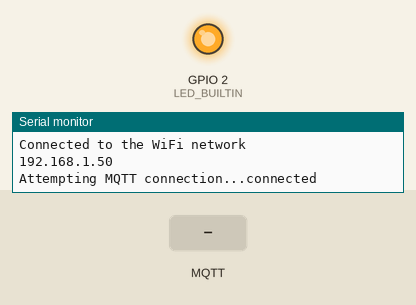
A program run on a simulated ESP8266 (NodeMCU). Shown: output pins drawn as LEDs (lit = HIGH, except the on-board LED, lit = LOW), the last lines printed to the serial monitor. The inputs (shaded band) are chosen by the test bench. WiFi joins after 1.5 s; servers stay silent unless stated; random numbers use the default seed unless the program sets one; no MQTT or app messages arrive unless stated.

Above: at 3.2 s.
3.3 s: MQTT message "1" arrives on the first subscribed topic
At 4.5 s:
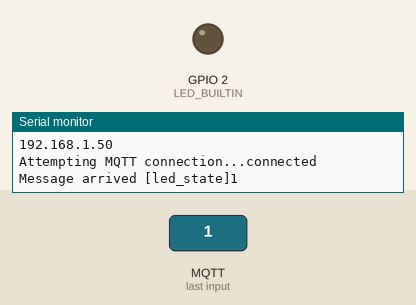
4.8 s: MQTT message "0" arrives on the first subscribed topic
At 5.7 s:
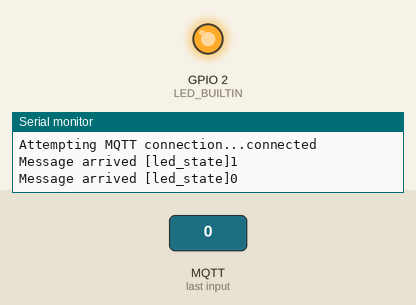
Timing chart, 0 to 7.8 s (numbered marks = the images above; inputs shaded):
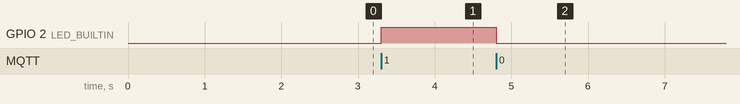

The program:

main.cpp
```cpp
#include <Arduino.h>
#include<PubSubClient.h>
#include <IRremoteESP8266.h>
#include <ESP8266WiFi.h>

#define LED_BUILTIN 2

String ssid = "***";
String password = "***";
String mqtt_server = "***";
int mqtt_port = 8883;
String mqtt_username = "****";
String mqtt_password = "******^U&";
const char* mqtt_topic = "led_state";


WiFiClientSecure espClient;

PubSubClient client(espClient);


// Root CA for secure connection (Public)
static const char *root_ca PROGMEM = R"EOF(
-----BEGIN CERTIFICATE-----
MIIFazCCA1OgAwIBAgIRAIIQz7DSQONZRGPgu2OCiwAwDQYJKoZIhvcNAQELBQAw
TzELMAkGA1UEBhMCVVMxKTAnBgNVBAoTIEludGVybmV0IFNlY3VyaXR5IFJlc2Vh
cmNoIEdyb3VwMRUwEwYDVQQDEwxJU1JHIFJvb3QgWDEwHhcNMTUwNjA0MTEwNDM4
WhcNMzUwNjA0MTEwNDM4WjBPMQswCQYDVQQGEwJVUzEpMCcGA1UEChMgSW50ZXJu
ZXQgU2VjdXJpdHkgUmVzZWFyY2ggR3JvdXAxFTATBgNVBAMTDElTUkcgUm9vdCBY
MTCCAiIwDQYJKoZIhvcNAQEBBQADggIPADCCAgoCggIBAK3oJHP0FDfzm54rVygc
h77ct984kIxuPOZXoHj3dcKi/vVqbvYATyjb3miGbESTtrFj/RQSa78f0uoxmyF+
0TM8ukj13Xnfs7j/EvEhmkvBioZxaUpmZmyPfjxwv60pIgbz5MDmgK7iS4+3mX6U
A5/TR5d8mUgjU+g4rk8Kb4Mu0UlXjIB0ttov0DiNewNwIRt18jA8+o+u3dpjq+sW
T8KOEUt+zwvo/7V3LvSye0rgTBIlDHCNAymg4VMk7BPZ7hm/ELNKjD+Jo2FR3qyH
B5T0Y3HsLuJvW5iB4YlcNHlsdu87kGJ55tukmi8mxdAQ4Q7e2RCOFvu396j3x+UC
B5iPNgiV5+I3lg02dZ77DnKxHZu8A/lJBdiB3QW0KtZB6awBdpUKD9jf1b0SHzUv
KBds0pjBqAlkd25HN7rOrFleaJ1/ctaJxQZBKT5ZPt0m9STJEadao0xAH0ahmbWn
OlFuhjuefXKnEgV4We0+UXgVCwOPjdAvBbI+e0ocS3MFEvzG6uBQE3xDk3SzynTn
jh8BCNAw1FtxNrQHusEwMFxIt4I7mKZ9YIqioymCzLq9gwQbooMDQaHWBfEbwrbw
qHyGO0aoSCqI3Haadr8faqU9GY/rOPNk3sgrDQoo//fb4hVC1CLQJ13hef4Y53CI
rU7m2Ys6xt0nUW7/vGT1M0NPAgMBAAGjQjBAMA4GA1UdDwEB/wQEAwIBBjAPBgNV
HRMBAf8EBTADAQH/MB0GA1UdDgQWBBR5tFnme7bl5AFzgAiIyBpY9umbbjANBgkq
hkiG9w0BAQsFAAOCAgEAVR9YqbyyqFDQDLHYGmkgJykIrGF1XIpu+ILlaS/V9lZL
ubhzEFnTIZd+50xx+7LSYK05qAvqFyFWhfFQDlnrzuBZ6brJFe+GnY+EgPbk6ZGQ
3BebYhtF8GaV0nxvwuo77x/Py9auJ/GpsMiu/X1+mvoiBOv/2X/qkSsisRcOj/KK
NFtY2PwByVS5uCbMiogziUwthDyC3+6WVwW6LLv3xLfHTjuCvjHIInNzktHCgKQ5
ORAzI4JMPJ+GslWYHb4phowim57iaztXOoJwTdwJx4nLCgdNbOhdjsnvzqvHu7Ur
TkXWStAmzOVyyghqpZXjFaH3pO3JLF+l+/+sKAIuvtd7u+Nxe5AW0wdeRlN8NwdC
jNPElpzVmbUq4JUagEiuTDkHzsxHpFKVK7q4+63SM1N95R1NbdWhscdCb+ZAJzVc
oyi3B43njTOQ5yOf+1CceWxG1bQVs5ZufpsMljq4Ui0/1lvh+wjChP4kqKOJ2qxq
4RgqsahDYVvTH9w7jXbyLeiNdd8XM2w9U/t7y0Ff/9yi0GE44Za4rF2LN9d11TPA
mRGunUHBcnWEvgJBQl9nJEiU0Zsnvgc/ubhPgXRR4Xq37Z0j4r7g1SgEEzwxA57d
emyPxgcYxn/eR44/KJ4EBs+lVDR3veyJm+kXQ99b21/+jh5Xos1AnX5iItreGCc=
-----END CERTIFICATE-----
)EOF";


void setup_wifi() {
  delay(10);
  Serial.print("\nConnecting to ");
  Serial.println(ssid);

  WiFi.mode(WIFI_STA);
  WiFi.begin(ssid, password);

  while (WiFi.status() != WL_CONNECTED) {
    delay(500);
    Serial.print(".");
  }
  randomSeed(micros());
  Serial.println("\nWiFi connected\nIP address: ");
  Serial.println(WiFi.localIP());
}


void reconnect() {
  while (!client.connected()) {
    Serial.print("Attempting MQTT connection...");
    String clientId = "ESP8266Client-22334";   // Random client ID
    clientId += String(random(0xffff), HEX);
    if (client.connect(clientId.c_str(), mqtt_username.c_str(), mqtt_password.c_str())) {
      Serial.println("connected");

      client.subscribe(mqtt_topic);   // subscribe the topics here

    } else {
      Serial.print("failed, rc=");
      Serial.print(client.state());
      Serial.println(" try again in 5 seconds");   // Wait 5 seconds before retrying
      delay(5000);
    }
  }
}


void callback(char* topic, byte* payload, unsigned int length) {
    int led = LED_BUILTIN;
  String incommingMessage = "";
  for (int i = 0; i < length; i++) incommingMessage+=(char)payload[i];

  Serial.println("Message arrived ["+String(topic)+"]"+incommingMessage);

    if( strcmp(topic, mqtt_topic) == 0){
     if (incommingMessage.equals("1")) digitalWrite(led, HIGH);   // Turn the LED on
     else digitalWrite(led, LOW);  // Turn the LED off
  }

}


void publishMessage(const char* topic, String payload , boolean retained){
  if (client.publish(topic, payload.c_str(), true))
      Serial.println("Message publised ["+String(topic)+"]: "+payload);
}

void setup() {
  pinMode(LED_BUILTIN, OUTPUT);

    Serial.begin(115200);

    WiFi.begin(ssid.c_str(), password.c_str());

    while (WiFi.status() != WL_CONNECTED) {
        delay(1000);
        Serial.println("Connecting to WiFi..");
    }

    Serial.println("Connected to the WiFi network");
    Serial.println(WiFi.localIP());

     #ifdef ESP8266
    espClient.setInsecure();
  #else
    espClient.setCACert(root_ca);
  #endif

  client.setServer(mqtt_server.c_str(), mqtt_port);
  client.setCallback(callback);
}

void loop() {
     if (!client.connected()) reconnect();
  client.loop();
}
```

Measured:
- after the input at 3.3 s, GPIO 2 (LED_BUILTIN): LOW → HIGH at once
- after the input at 4.8 s, GPIO 2 (LED_BUILTIN): HIGH → LOW at once
